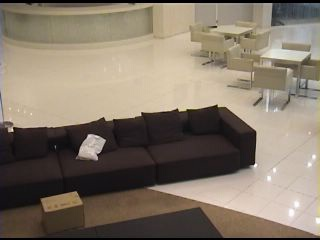
#> input picture VideoTest/1073.jpg, 320 x 240 px, given in place of the camera
$ python ceshi.py
#> lines starting #> are read from the running program, lines starting #| are printed output that depends on the picture
from __future__ import print_function
# 我们将使用高效且线程化的VideoStream 使我们可以同时访问内置/ USB网络摄像头和Raspberry Pi摄像头模块。
# VideoStream 类在imutils Python包内部实现。您可以阅读有关VideoStream的更多信息【https://www.pyimagesearch.com/2016/01/04/unifying-picamera-and-cv2-videocapture-into-a-single-class-with-opencv/】   类，它如何访问多个摄像机输入，并在本教程中以线程方式有效读取帧。
from imutils.video import VideoStream
import numpy as np
import argparse
import imutils
import time
import cv2

# 构建命令行参数
# --output  输出视频存储的磁盘路径
# --picamera  指定是否要使用Raspberry Pi摄像头模块而不是内置/ USB摄像头。提供> 0的值以访问Pi摄像机模块
# --fps 控制输出视频所需的FPS
# --codec 我们提供FourCC或四个字符的代码，视频编解码器的标识符，压缩格式以及视频文件中的颜色/像素格式。 不同的组合很可能奏效，也可能不奏效；
# MJPG的组合 和.avi 开箱即用，既可以在OSX机器上运行，也可以在Raspberry Pi上工作，因此，如果在将视频写入文件时遇到问题，请务必先尝试这些组合！
# 注意 codec: MJPG output: example.avi； codec: MP4V output: baby.avi

# 初始化视频流，让相机📷传感器 预热2s
print("[INFO] warming up camera...")
vs = VideoStream(usePiCamera=-1> 0).start()
time.sleep(2.0)

# 初始化 FourCC, 视频writer，帧窗口的宽度，高度，0的数组
fourcc = cv2.VideoWriter_fourcc(*"MJPG")
writer = None
(h, w) = (None, None)
zeros = None

# 遍历视频流
while True:
    # 获取视频流的一帧 并且resize窗口宽为300
    frame = vs.read()
#> frame is the input picture: shape (240, 320, 3); mean B, G, R 104.3, 119, 131.1
    frame = imutils.resize(frame, width=300)
#> frame: shape (225, 300, 3)

    # 检查writer是否为None
    if writer is None:
        # 获取帧的空间尺寸（宽度和高度），实例化视频流videoWriter
        (h, w) = frame.shape[:2]
#> h = 225; w = 300
        writer = cv2.VideoWriter("F:\\", fourcc, 20,
                                 (w * 2, h * 2), True)
        zeros = np.zeros((h, w), dtype="uint8")

    # 我们将frame 分离为红色，绿色和蓝色通道， 然后我们使用Numpy 零数组分别构造每个通道的表示形式
    (B, G, R) = cv2.split(frame)
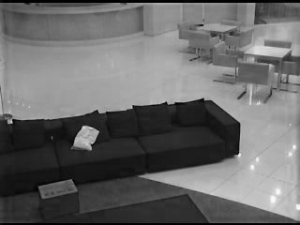
#> B: shape (225, 300); min 0, max 252, mean 104.3
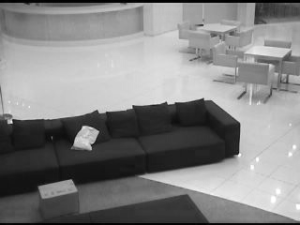
#> R: shape (225, 300); min 0, max 255, mean 131.1
    R = cv2.merge([zeros, zeros, R])
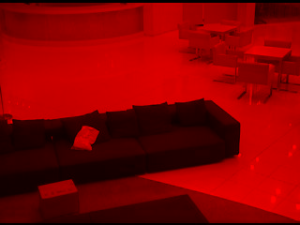
#> R: shape (225, 300, 3); mean of channels 0, 1, 2 0, 0, 131.1; drawn as B, G, R
    G = cv2.merge([zeros, G, zeros])
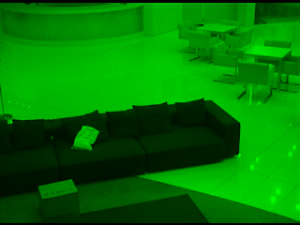
#> G: shape (225, 300, 3); mean of channels 0, 1, 2 0, 119, 0; drawn as B, G, R
    B = cv2.merge([B, zeros, zeros])
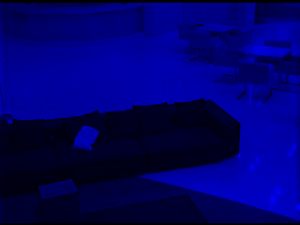
#> B: shape (225, 300, 3); mean of channels 0, 1, 2 104.3, 0, 0; drawn as B, G, R
    # 构建输出帧  原图在左上角 红色通道右上角 绿色通道右下角 蓝色通道左下角
    output = np.zeros((h * 2, w * 2, 3), dtype="uint8")
    output[0:h, 0:w] = frame
    output[0:h, w:w * 2] = R
    output[h:h * 2, w:w * 2] = G
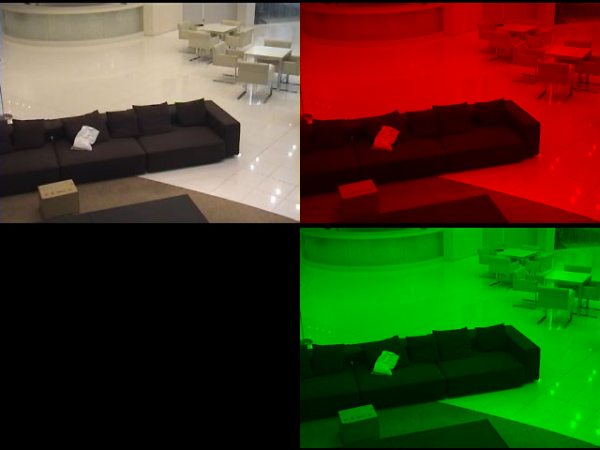
#> output: shape (450, 600, 3); mean B, G, R 26.1, 59.5, 65.5
    output[h:h * 2, 0:w] = B
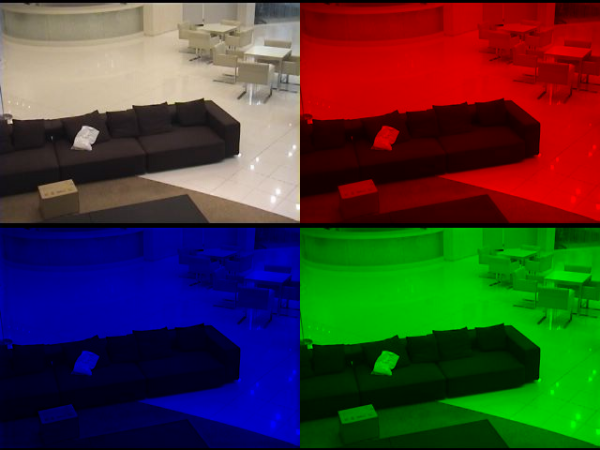
#> output: shape (450, 600, 3); mean B, G, R 52.2, 59.5, 65.5
    # 将帧写入视频
    writer.write(output)

    # 展示帧
    cv2.imshow("Frame", frame)
    cv2.imshow("Output", output)
    key = cv2.waitKey(1) & 0xFF
#> (key q is pressed here)
    # 按下q键 将结束播放
    if key == ord("q"):
        break

# 清理，释放资源
print("[INFO] cleaning up...")
cv2.destroyAllWindows()
vs.stop()
writer.release()
